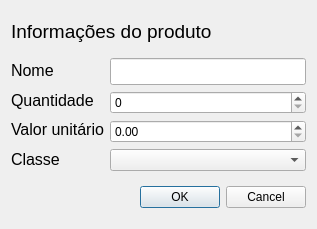
<?xml version="1.0" encoding="UTF-8"?>
<ui version="4.0">
 <class>DialogEditarProduto</class>
 <widget class="QDialog" name="DialogEditarProduto">
  <property name="geometry">
   <rect>
    <x>0</x>
    <y>0</y>
    <width>317</width>
    <height>229</height>
   </rect>
  </property>
  <property name="windowTitle">
   <string>Dialog</string>
  </property>
  <layout class="QVBoxLayout" name="verticalLayout_3" stretch="1,5,1">
   <item>
    <widget class="QLabel" name="label_4">
     <property name="font">
      <font>
       <pointsize>14</pointsize>
      </font>
     </property>
     <property name="text">
      <string>Informações do produto</string>
     </property>
    </widget>
   </item>
   <item>
    <layout class="QHBoxLayout" name="horizontalLayout" stretch="1,5">
     <item>
      <layout class="QVBoxLayout" name="verticalLayout">
       <item>
        <widget class="QLabel" name="label">
         <property name="font">
          <font>
           <pointsize>12</pointsize>
          </font>
         </property>
         <property name="text">
          <string>Nome</string>
         </property>
        </widget>
       </item>
       <item>
        <widget class="QLabel" name="label_2">
         <property name="font">
          <font>
           <pointsize>12</pointsize>
          </font>
         </property>
         <property name="text">
          <string>Quantidade</string>
         </property>
        </widget>
       </item>
       <item>
        <widget class="QLabel" name="label_3">
         <property name="font">
          <font>
           <pointsize>12</pointsize>
          </font>
         </property>
         <property name="text">
          <string>Valor unitário</string>
         </property>
        </widget>
       </item>
       <item>
        <widget class="QLabel" name="label_5">
         <property name="font">
          <font>
           <pointsize>12</pointsize>
           <weight>50</weight>
           <bold>false</bold>
          </font>
         </property>
         <property name="text">
          <string>Classe</string>
         </property>
        </widget>
       </item>
      </layout>
     </item>
     <item>
      <layout class="QVBoxLayout" name="verticalLayout_2">
       <item>
        <widget class="QLineEdit" name="lineEditNome">
         <property name="font">
          <font>
           <pointsize>12</pointsize>
          </font>
         </property>
        </widget>
       </item>
       <item>
        <widget class="QSpinBox" name="spinBoxQuant"/>
       </item>
       <item>
        <widget class="QDoubleSpinBox" name="doubleSpinBoxValor"/>
       </item>
       <item>
        <widget class="QComboBox" name="comboBox"/>
       </item>
      </layout>
     </item>
    </layout>
   </item>
   <item>
    <widget class="QDialogButtonBox" name="buttonBox">
     <property name="sizePolicy">
      <sizepolicy hsizetype="Preferred" vsizetype="Preferred">
       <horstretch>0</horstretch>
       <verstretch>0</verstretch>
      </sizepolicy>
     </property>
     <property name="layoutDirection">
      <enum>Qt::LeftToRight</enum>
     </property>
     <property name="orientation">
      <enum>Qt::Horizontal</enum>
     </property>
     <property name="standardButtons">
      <set>QDialogButtonBox::Cancel|QDialogButtonBox::Ok</set>
     </property>
    </widget>
   </item>
  </layout>
 </widget>
 <resources/>
 <connections>
  <connection>
   <sender>buttonBox</sender>
   <signal>accepted()</signal>
   <receiver>DialogEditarProduto</receiver>
   <slot>accept()</slot>
   <hints>
    <hint type="sourcelabel">
     <x>248</x>
     <y>254</y>
    </hint>
    <hint type="destinationlabel">
     <x>157</x>
     <y>274</y>
    </hint>
   </hints>
  </connection>
  <connection>
   <sender>buttonBox</sender>
   <signal>rejected()</signal>
   <receiver>DialogEditarProduto</receiver>
   <slot>reject()</slot>
   <hints>
    <hint type="sourcelabel">
     <x>316</x>
     <y>260</y>
    </hint>
    <hint type="destinationlabel">
     <x>286</x>
     <y>274</y>
    </hint>
   </hints>
  </connection>
 </connections>
</ui>
